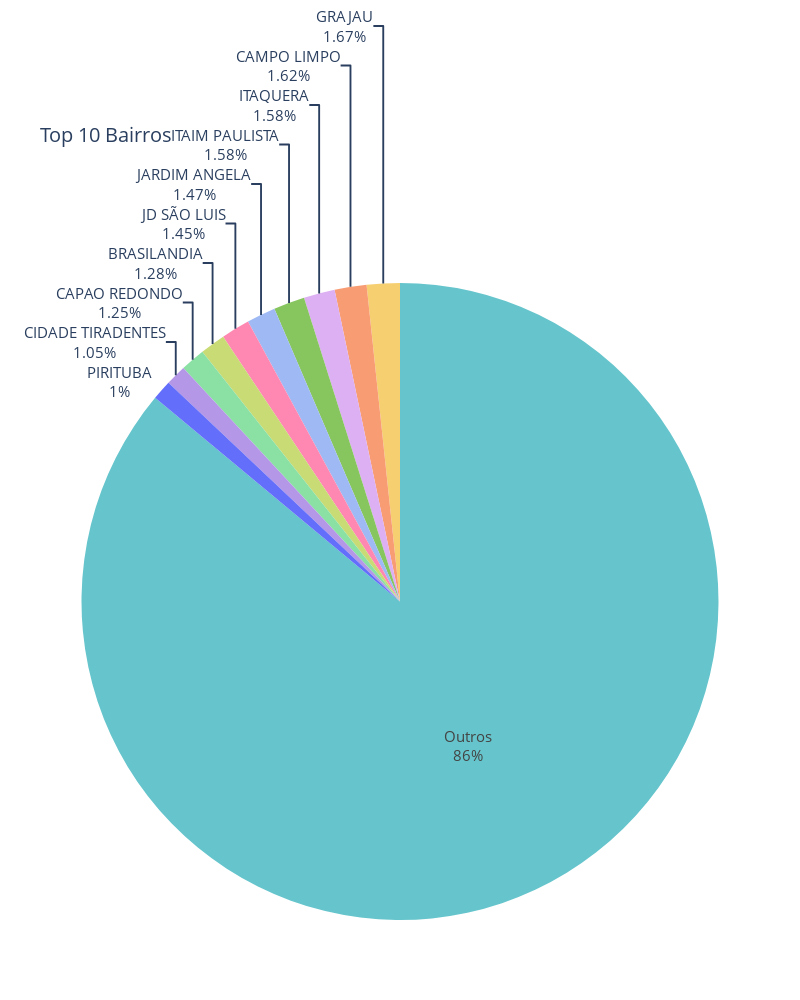

Here is the notebook cell this chart was saved with:
### Code cell
# TOP 10 BAIRROS COM MAIOR TAXA DE HOMICIDIO
top_bairros = ["GRAJAU",
"CAMPO LIMPO",
"ITAIM PAULISTA",
"ITAQUERA",
"JARDIM ANGELA",
"JD SÃO LUIS",
"BRASILANDIA",
"CAPAO REDONDO",
"CIDADE TIRADENTES",
"PIRITUBA"]

# Selecionando apenas os top 10 bairros e agrupando por bairro, além de contar a quantidade de homicídios em ordem decrescente
top_bairros_hom = cidade_sp[cidade_sp["BAIRRO"].isin(top_bairros)].groupby("BAIRRO").count().sort_values(by="NUM_BO", ascending=False).reset_index()

# Criando uma coluna 'Categoria' para categorizar o que não ta no top 10 como outros
cidade_sp['Categoria'] = cidade_sp['BAIRRO'].apply(lambda x: x if x in top_bairros else 'Outros')

# Contando a quantidade de bairros em cada categoria
category_counts = cidade_sp['Categoria'].value_counts()

total_bairros = len(cidade_sp)
categoria_porcentagem = (category_counts / total_bairros) * 100

# Criando o gráfico de pizza com Plotly
fig = go.Figure(data=[go.Pie(labels=categoria_porcentagem.index, values=categoria_porcentagem.values)])
fig.update_traces(hoverinfo='label+percent', textinfo='percent+label', textfont_size=15,
                  marker=dict(colors=px.colors.qualitative.Pastel[0:len(top_bairros)]))
fig.update_layout(title="Top 10 Bairros", 
                  title_font_size=20, showlegend=False, height=1000, width=800)
fig.show()

### Figure 1 — Plotly figure (JSON) as saved in the notebook; plotly's stock layout.template omitted (floating-point values rounded to 4 significant figures)
{"data": [{"hoverinfo": "label+percent", "labels": ["Outros", "GRAJAU", "CAMPO LIMPO", "ITAQUERA", "ITAIM PAULISTA", "JARDIM ANGELA", "JD SÃO LUIS", "BRASILANDIA", "CAPAO REDONDO", "CIDADE TIRADENTES", "PIRITUBA"], "marker": {"colors": ["rgb(102, 197, 204)", "rgb(246, 207, 113)", "rgb(248, 156, 116)", "rgb(220, 176, 242)", "rgb(135, 197, 95)", "rgb(158, 185, 243)", "rgb(254, 136, 177)", "rgb(201, 219, 116)", "rgb(139, 224, 164)", "rgb(180, 151, 231)"]}, "textfont": {"size": 15}, "textinfo": "percent+label", "type": "pie", "values": [86.04, 1.675, 1.62, 1.579, 1.579, 1.466, 1.452, 1.284, 1.252, 1.048, 1.003]}], "layout": {"height": 1000, "showlegend": false, "title": {"font": {"size": 20}, "text": "Top 10 Bairros"}, "width": 800}}
